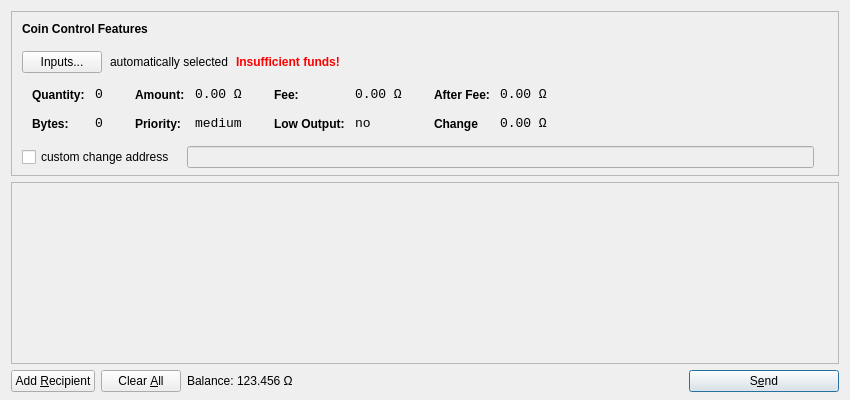
<?xml version="1.0" encoding="UTF-8"?>
<ui version="4.0">
 <class>SendCoinsDialog</class>
 <widget class="QDialog" name="SendCoinsDialog">
  <property name="geometry">
   <rect>
    <x>0</x>
    <y>0</y>
    <width>850</width>
    <height>400</height>
   </rect>
  </property>
  <property name="windowTitle">
   <string>Send Coins</string>
  </property>
  <layout class="QVBoxLayout" name="verticalLayout" stretch="0,1,0">
   <property name="bottomMargin">
    <number>8</number>
   </property>
   <item>
    <widget class="QFrame" name="frameCoinControl">
     <property name="sizePolicy">
      <sizepolicy hsizetype="Expanding" vsizetype="Expanding">
       <horstretch>0</horstretch>
       <verstretch>0</verstretch>
      </sizepolicy>
     </property>
     <property name="maximumSize">
      <size>
       <width>16777215</width>
       <height>16777215</height>
      </size>
     </property>
     <property name="frameShape">
      <enum>QFrame::StyledPanel</enum>
     </property>
     <property name="frameShadow">
      <enum>QFrame::Sunken</enum>
     </property>
     <layout class="QVBoxLayout" name="verticalLayoutCoinControl2">
      <property name="spacing">
       <number>-1</number>
      </property>
      <property name="leftMargin">
       <number>0</number>
      </property>
      <property name="topMargin">
       <number>0</number>
      </property>
      <property name="rightMargin">
       <number>0</number>
      </property>
      <property name="bottomMargin">
       <number>6</number>
      </property>
      <item>
       <layout class="QVBoxLayout" name="verticalLayoutCoinControl" stretch="0,0,0,0,1">
        <property name="spacing">
         <number>0</number>
        </property>
        <property name="leftMargin">
         <number>10</number>
        </property>
        <property name="topMargin">
         <number>10</number>
        </property>
        <item>
         <layout class="QHBoxLayout" name="horizontalLayoutCoinControl1">
          <property name="bottomMargin">
           <number>15</number>
          </property>
          <item>
           <widget class="QLabel" name="labelCoinControlFeatures">
            <property name="sizePolicy">
             <sizepolicy hsizetype="Preferred" vsizetype="Maximum">
              <horstretch>0</horstretch>
              <verstretch>0</verstretch>
             </sizepolicy>
            </property>
            <property name="font">
             <font>
              <weight>75</weight>
              <bold>true</bold>
             </font>
            </property>
            <property name="styleSheet">
             <string notr="true">font-weight:bold;</string>
            </property>
            <property name="text">
             <string>Coin Control Features</string>
            </property>
           </widget>
          </item>
         </layout>
        </item>
        <item>
         <layout class="QHBoxLayout" name="horizontalLayoutCoinControl2" stretch="0,0,0,0">
          <property name="spacing">
           <number>8</number>
          </property>
          <property name="bottomMargin">
           <number>10</number>
          </property>
          <item>
           <widget class="QPushButton" name="pushButtonCoinControl">
            <property name="styleSheet">
             <string notr="true"/>
            </property>
            <property name="text">
             <string>Inputs...</string>
            </property>
           </widget>
          </item>
          <item>
           <widget class="QLabel" name="labelCoinControlAutomaticallySelected">
            <property name="text">
             <string>automatically selected</string>
            </property>
            <property name="margin">
             <number>5</number>
            </property>
           </widget>
          </item>
          <item>
           <widget class="QLabel" name="labelCoinControlInsuffFunds">
            <property name="font">
             <font>
              <weight>75</weight>
              <bold>true</bold>
             </font>
            </property>
            <property name="styleSheet">
             <string notr="true">color:red;font-weight:bold;</string>
            </property>
            <property name="text">
             <string>Insufficient funds!</string>
            </property>
            <property name="margin">
             <number>5</number>
            </property>
           </widget>
          </item>
          <item>
           <spacer name="horizontalSpacerCoinControl">
            <property name="orientation">
             <enum>Qt::Horizontal</enum>
            </property>
            <property name="sizeHint" stdset="0">
             <size>
              <width>40</width>
              <height>1</height>
             </size>
            </property>
           </spacer>
          </item>
         </layout>
        </item>
        <item>
         <widget class="QWidget" name="widgetCoinControl" native="true">
          <property name="sizePolicy">
           <sizepolicy hsizetype="Preferred" vsizetype="Preferred">
            <horstretch>0</horstretch>
            <verstretch>0</verstretch>
           </sizepolicy>
          </property>
          <property name="minimumSize">
           <size>
            <width>0</width>
            <height>0</height>
           </size>
          </property>
          <property name="styleSheet">
           <string notr="true"/>
          </property>
          <layout class="QHBoxLayout" name="horizontalLayoutCoinControl5">
           <property name="margin">
            <number>0</number>
           </property>
           <item>
            <layout class="QHBoxLayout" name="horizontalLayoutCoinControl3" stretch="0,0,0,1">
             <property name="spacing">
              <number>20</number>
             </property>
             <property name="topMargin">
              <number>0</number>
             </property>
             <property name="bottomMargin">
              <number>10</number>
             </property>
             <item>
              <layout class="QFormLayout" name="formLayoutCoinControl1">
               <property name="horizontalSpacing">
                <number>10</number>
               </property>
               <property name="verticalSpacing">
                <number>14</number>
               </property>
               <property name="leftMargin">
                <number>10</number>
               </property>
               <property name="topMargin">
                <number>4</number>
               </property>
               <property name="rightMargin">
                <number>6</number>
               </property>
               <item row="0" column="0">
                <widget class="QLabel" name="labelCoinControlQuantityText">
                 <property name="styleSheet">
                  <string notr="true">font-weight:bold;</string>
                 </property>
                 <property name="text">
                  <string>Quantity:</string>
                 </property>
                 <property name="margin">
                  <number>0</number>
                 </property>
                </widget>
               </item>
               <item row="0" column="1">
                <widget class="QLabel" name="labelCoinControlQuantity">
                 <property name="font">
                  <font>
                   <family>Monospace</family>
                   <pointsize>10</pointsize>
                  </font>
                 </property>
                 <property name="cursor">
                  <cursorShape>IBeamCursor</cursorShape>
                 </property>
                 <property name="contextMenuPolicy">
                  <enum>Qt::ActionsContextMenu</enum>
                 </property>
                 <property name="text">
                  <string>0</string>
                 </property>
                 <property name="margin">
                  <number>0</number>
                 </property>
                 <property name="textInteractionFlags">
                  <set>Qt::LinksAccessibleByMouse|Qt::TextSelectableByKeyboard|Qt::TextSelectableByMouse</set>
                 </property>
                </widget>
               </item>
               <item row="1" column="0">
                <widget class="QLabel" name="labelCoinControlBytesText">
                 <property name="styleSheet">
                  <string notr="true">font-weight:bold;</string>
                 </property>
                 <property name="text">
                  <string>Bytes:</string>
                 </property>
                </widget>
               </item>
               <item row="1" column="1">
                <widget class="QLabel" name="labelCoinControlBytes">
                 <property name="font">
                  <font>
                   <family>Monospace</family>
                   <pointsize>10</pointsize>
                  </font>
                 </property>
                 <property name="cursor">
                  <cursorShape>IBeamCursor</cursorShape>
                 </property>
                 <property name="contextMenuPolicy">
                  <enum>Qt::ActionsContextMenu</enum>
                 </property>
                 <property name="text">
                  <string>0</string>
                 </property>
                 <property name="textInteractionFlags">
                  <set>Qt::LinksAccessibleByMouse|Qt::TextSelectableByKeyboard|Qt::TextSelectableByMouse</set>
                 </property>
                </widget>
               </item>
              </layout>
             </item>
             <item>
              <layout class="QFormLayout" name="formLayoutCoinControl2">
               <property name="horizontalSpacing">
                <number>10</number>
               </property>
               <property name="verticalSpacing">
                <number>14</number>
               </property>
               <property name="leftMargin">
                <number>6</number>
               </property>
               <property name="topMargin">
                <number>4</number>
               </property>
               <property name="rightMargin">
                <number>6</number>
               </property>
               <item row="0" column="0">
                <widget class="QLabel" name="labelCoinControlAmountText">
                 <property name="styleSheet">
                  <string notr="true">font-weight:bold;</string>
                 </property>
                 <property name="text">
                  <string>Amount:</string>
                 </property>
                 <property name="margin">
                  <number>0</number>
                 </property>
                </widget>
               </item>
               <item row="0" column="1">
                <widget class="QLabel" name="labelCoinControlAmount">
                 <property name="font">
                  <font>
                   <family>Monospace</family>
                   <pointsize>10</pointsize>
                  </font>
                 </property>
                 <property name="cursor">
                  <cursorShape>IBeamCursor</cursorShape>
                 </property>
                 <property name="contextMenuPolicy">
                  <enum>Qt::ActionsContextMenu</enum>
                 </property>
                 <property name="text">
                  <string>0.00 Ω</string>
                 </property>
                 <property name="textInteractionFlags">
                  <set>Qt::LinksAccessibleByMouse|Qt::TextSelectableByKeyboard|Qt::TextSelectableByMouse</set>
                 </property>
                </widget>
               </item>
               <item row="1" column="0">
                <widget class="QLabel" name="labelCoinControlPriorityText">
                 <property name="styleSheet">
                  <string notr="true">font-weight:bold;</string>
                 </property>
                 <property name="text">
                  <string>Priority:</string>
                 </property>
                </widget>
               </item>
               <item row="1" column="1">
                <widget class="QLabel" name="labelCoinControlPriority">
                 <property name="font">
                  <font>
                   <family>Monospace</family>
                   <pointsize>10</pointsize>
                  </font>
                 </property>
                 <property name="cursor">
                  <cursorShape>IBeamCursor</cursorShape>
                 </property>
                 <property name="contextMenuPolicy">
                  <enum>Qt::ActionsContextMenu</enum>
                 </property>
                 <property name="text">
                  <string>medium</string>
                 </property>
                 <property name="textInteractionFlags">
                  <set>Qt::LinksAccessibleByMouse|Qt::TextSelectableByKeyboard|Qt::TextSelectableByMouse</set>
                 </property>
                </widget>
               </item>
              </layout>
             </item>
             <item>
              <layout class="QFormLayout" name="formLayoutCoinControl3">
               <property name="horizontalSpacing">
                <number>10</number>
               </property>
               <property name="verticalSpacing">
                <number>14</number>
               </property>
               <property name="leftMargin">
                <number>6</number>
               </property>
               <property name="topMargin">
                <number>4</number>
               </property>
               <property name="rightMargin">
                <number>6</number>
               </property>
               <item row="0" column="0">
                <widget class="QLabel" name="labelCoinControlFeeText">
                 <property name="styleSheet">
                  <string notr="true">font-weight:bold;</string>
                 </property>
                 <property name="text">
                  <string>Fee:</string>
                 </property>
                 <property name="margin">
                  <number>0</number>
                 </property>
                </widget>
               </item>
               <item row="0" column="1">
                <widget class="QLabel" name="labelCoinControlFee">
                 <property name="font">
                  <font>
                   <family>Monospace</family>
                   <pointsize>10</pointsize>
                  </font>
                 </property>
                 <property name="cursor">
                  <cursorShape>IBeamCursor</cursorShape>
                 </property>
                 <property name="contextMenuPolicy">
                  <enum>Qt::ActionsContextMenu</enum>
                 </property>
                 <property name="text">
                  <string>0.00 Ω</string>
                 </property>
                 <property name="textInteractionFlags">
                  <set>Qt::LinksAccessibleByMouse|Qt::TextSelectableByKeyboard|Qt::TextSelectableByMouse</set>
                 </property>
                </widget>
               </item>
               <item row="1" column="0">
                <widget class="QLabel" name="labelCoinControlLowOutputText">
                 <property name="styleSheet">
                  <string notr="true">font-weight:bold;</string>
                 </property>
                 <property name="text">
                  <string>Low Output:</string>
                 </property>
                </widget>
               </item>
               <item row="1" column="1">
                <widget class="QLabel" name="labelCoinControlLowOutput">
                 <property name="font">
                  <font>
                   <family>Monospace</family>
                   <pointsize>10</pointsize>
                  </font>
                 </property>
                 <property name="cursor">
                  <cursorShape>IBeamCursor</cursorShape>
                 </property>
                 <property name="contextMenuPolicy">
                  <enum>Qt::ActionsContextMenu</enum>
                 </property>
                 <property name="text">
                  <string>no</string>
                 </property>
                 <property name="textInteractionFlags">
                  <set>Qt::LinksAccessibleByMouse|Qt::TextSelectableByKeyboard|Qt::TextSelectableByMouse</set>
                 </property>
                </widget>
               </item>
              </layout>
             </item>
             <item>
              <layout class="QFormLayout" name="formLayoutCoinControl4">
               <property name="horizontalSpacing">
                <number>10</number>
               </property>
               <property name="verticalSpacing">
                <number>14</number>
               </property>
               <property name="leftMargin">
                <number>6</number>
               </property>
               <property name="topMargin">
                <number>4</number>
               </property>
               <property name="rightMargin">
                <number>6</number>
               </property>
               <item row="0" column="0">
                <widget class="QLabel" name="labelCoinControlAfterFeeText">
                 <property name="styleSheet">
                  <string notr="true">font-weight:bold;</string>
                 </property>
                 <property name="text">
                  <string>After Fee:</string>
                 </property>
                 <property name="margin">
                  <number>0</number>
                 </property>
                </widget>
               </item>
               <item row="0" column="1">
                <widget class="QLabel" name="labelCoinControlAfterFee">
                 <property name="font">
                  <font>
                   <family>Monospace</family>
                   <pointsize>10</pointsize>
                  </font>
                 </property>
                 <property name="cursor">
                  <cursorShape>IBeamCursor</cursorShape>
                 </property>
                 <property name="contextMenuPolicy">
                  <enum>Qt::ActionsContextMenu</enum>
                 </property>
                 <property name="text">
                  <string>0.00 Ω</string>
                 </property>
                 <property name="textInteractionFlags">
                  <set>Qt::LinksAccessibleByMouse|Qt::TextSelectableByKeyboard|Qt::TextSelectableByMouse</set>
                 </property>
                </widget>
               </item>
               <item row="1" column="0">
                <widget class="QLabel" name="labelCoinControlChangeText">
                 <property name="styleSheet">
                  <string notr="true">font-weight:bold;</string>
                 </property>
                 <property name="text">
                  <string>Change</string>
                 </property>
                </widget>
               </item>
               <item row="1" column="1">
                <widget class="QLabel" name="labelCoinControlChange">
                 <property name="font">
                  <font>
                   <family>Monospace</family>
                   <pointsize>10</pointsize>
                  </font>
                 </property>
                 <property name="cursor">
                  <cursorShape>IBeamCursor</cursorShape>
                 </property>
                 <property name="contextMenuPolicy">
                  <enum>Qt::ActionsContextMenu</enum>
                 </property>
                 <property name="text">
                  <string>0.00 Ω</string>
                 </property>
                 <property name="textInteractionFlags">
                  <set>Qt::LinksAccessibleByMouse|Qt::TextSelectableByKeyboard|Qt::TextSelectableByMouse</set>
                 </property>
                </widget>
               </item>
              </layout>
             </item>
            </layout>
           </item>
          </layout>
         </widget>
        </item>
        <item>
         <layout class="QHBoxLayout" name="horizontalLayoutCoinControl4" stretch="0,0,0">
          <property name="spacing">
           <number>12</number>
          </property>
          <property name="sizeConstraint">
           <enum>QLayout::SetDefaultConstraint</enum>
          </property>
          <property name="topMargin">
           <number>5</number>
          </property>
          <property name="rightMargin">
           <number>5</number>
          </property>
          <item>
           <widget class="QCheckBox" name="checkBoxCoinControlChange">
            <property name="text">
             <string>custom change address</string>
            </property>
           </widget>
          </item>
          <item>
           <widget class="QLineEdit" name="lineEditCoinControlChange">
            <property name="enabled">
             <bool>false</bool>
            </property>
            <property name="sizePolicy">
             <sizepolicy hsizetype="Expanding" vsizetype="Fixed">
              <horstretch>0</horstretch>
              <verstretch>0</verstretch>
             </sizepolicy>
            </property>
           </widget>
          </item>
          <item>
           <widget class="QLabel" name="labelCoinControlChangeLabel">
            <property name="sizePolicy">
             <sizepolicy hsizetype="Preferred" vsizetype="Expanding">
              <horstretch>0</horstretch>
              <verstretch>0</verstretch>
             </sizepolicy>
            </property>
            <property name="minimumSize">
             <size>
              <width>0</width>
              <height>0</height>
             </size>
            </property>
            <property name="text">
             <string/>
            </property>
            <property name="margin">
             <number>3</number>
            </property>
           </widget>
          </item>
         </layout>
        </item>
        <item>
         <spacer name="verticalSpacerCoinControl">
          <property name="orientation">
           <enum>Qt::Vertical</enum>
          </property>
          <property name="sizeHint" stdset="0">
           <size>
            <width>800</width>
            <height>1</height>
           </size>
          </property>
         </spacer>
        </item>
       </layout>
      </item>
     </layout>
    </widget>
   </item>
   <item>
    <widget class="QScrollArea" name="scrollArea">
     <property name="widgetResizable">
      <bool>true</bool>
     </property>
     <widget class="QWidget" name="scrollAreaWidgetContents">
      <property name="geometry">
       <rect>
        <x>0</x>
        <y>0</y>
        <width>830</width>
        <height>165</height>
       </rect>
      </property>
      <layout class="QVBoxLayout" name="verticalLayout_2">
       <property name="margin">
        <number>0</number>
       </property>
       <item>
        <layout class="QVBoxLayout" name="entries">
         <property name="spacing">
          <number>6</number>
         </property>
        </layout>
       </item>
       <item>
        <spacer name="verticalSpacer">
         <property name="orientation">
          <enum>Qt::Vertical</enum>
         </property>
         <property name="sizeHint" stdset="0">
          <size>
           <width>20</width>
           <height>40</height>
          </size>
         </property>
        </spacer>
       </item>
      </layout>
     </widget>
    </widget>
   </item>
   <item>
    <layout class="QHBoxLayout" name="horizontalLayout">
     <item>
      <widget class="QPushButton" name="addButton">
       <property name="toolTip">
        <string>Send to multiple recipients at once</string>
       </property>
       <property name="text">
        <string>Add &amp;Recipient</string>
       </property>
       <property name="icon">
        <iconset resource="../bitcoin.qrc">
         <normaloff>:/icons/add</normaloff>:/icons/add</iconset>
       </property>
       <property name="autoDefault">
        <bool>false</bool>
       </property>
      </widget>
     </item>
     <item>
      <widget class="QPushButton" name="clearButton">
       <property name="sizePolicy">
        <sizepolicy hsizetype="Minimum" vsizetype="Fixed">
         <horstretch>0</horstretch>
         <verstretch>0</verstretch>
        </sizepolicy>
       </property>
       <property name="toolTip">
        <string>Remove all transaction fields</string>
       </property>
       <property name="text">
        <string>Clear &amp;All</string>
       </property>
       <property name="icon">
        <iconset resource="../bitcoin.qrc">
         <normaloff>:/icons/remove</normaloff>:/icons/remove</iconset>
       </property>
       <property name="autoRepeatDelay">
        <number>300</number>
       </property>
       <property name="autoDefault">
        <bool>false</bool>
       </property>
      </widget>
     </item>
     <item>
      <layout class="QHBoxLayout" name="horizontalLayout_2">
       <property name="spacing">
        <number>3</number>
       </property>
       <item>
        <widget class="QLabel" name="label">
         <property name="sizePolicy">
          <sizepolicy hsizetype="Preferred" vsizetype="Fixed">
           <horstretch>0</horstretch>
           <verstretch>0</verstretch>
          </sizepolicy>
         </property>
         <property name="text">
          <string>Balance:</string>
         </property>
        </widget>
       </item>
       <item>
        <widget class="QLabel" name="labelBalance">
         <property name="sizePolicy">
          <sizepolicy hsizetype="Preferred" vsizetype="Fixed">
           <horstretch>0</horstretch>
           <verstretch>0</verstretch>
          </sizepolicy>
         </property>
         <property name="cursor">
          <cursorShape>IBeamCursor</cursorShape>
         </property>
         <property name="text">
          <string>123.456 Ω</string>
         </property>
         <property name="textInteractionFlags">
          <set>Qt::LinksAccessibleByMouse|Qt::TextSelectableByKeyboard|Qt::TextSelectableByMouse</set>
         </property>
        </widget>
       </item>
      </layout>
     </item>
     <item>
      <spacer name="horizontalSpacer">
       <property name="orientation">
        <enum>Qt::Horizontal</enum>
       </property>
       <property name="sizeHint" stdset="0">
        <size>
         <width>40</width>
         <height>20</height>
        </size>
       </property>
      </spacer>
     </item>
     <item>
      <widget class="QPushButton" name="sendButton">
       <property name="minimumSize">
        <size>
         <width>150</width>
         <height>0</height>
        </size>
       </property>
       <property name="toolTip">
        <string>Confirm the send action</string>
       </property>
       <property name="text">
        <string>S&amp;end</string>
       </property>
       <property name="icon">
        <iconset resource="../bitcoin.qrc">
         <normaloff>:/icons/send</normaloff>:/icons/send</iconset>
       </property>
       <property name="default">
        <bool>true</bool>
       </property>
      </widget>
     </item>
    </layout>
   </item>
  </layout>
 </widget>
 <resources>
  <include location="../bitcoin.qrc"/>
 </resources>
 <connections/>
</ui>
